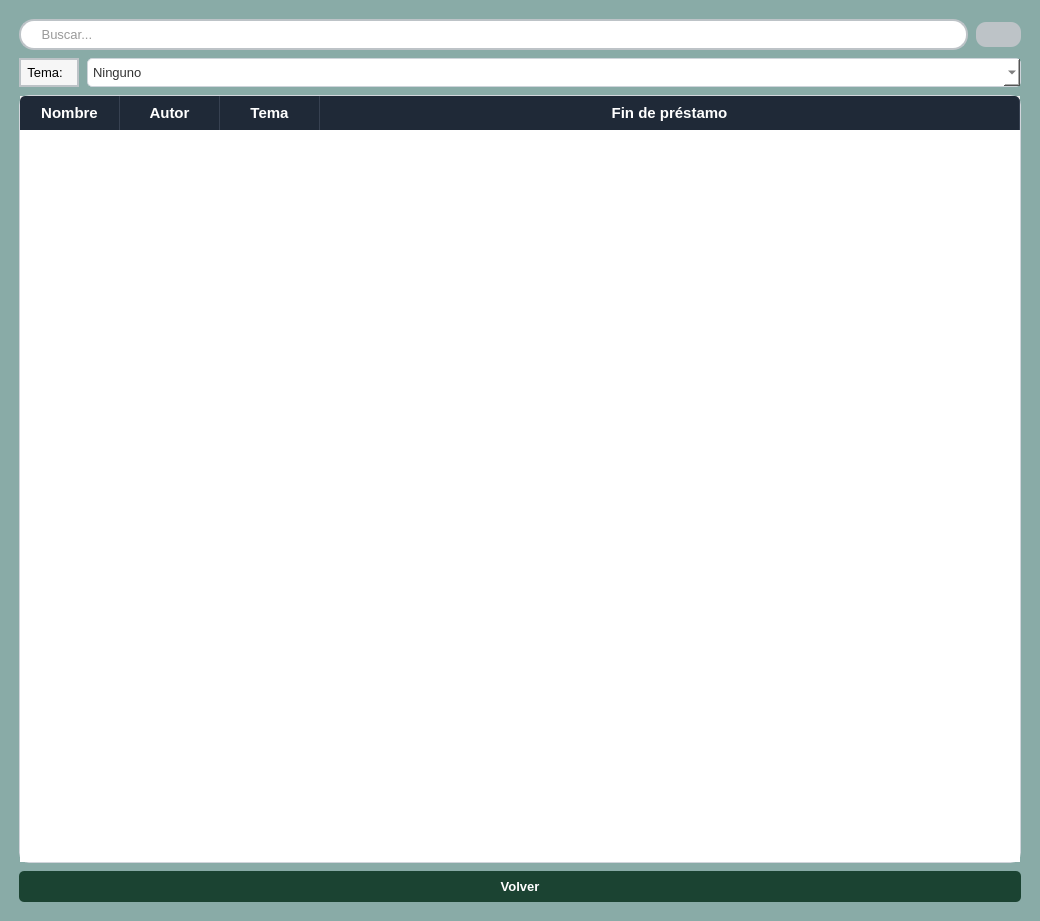
<?xml version="1.0" encoding="UTF-8"?>
<ui version="4.0">
 <class>Dialog</class>
 <widget class="QDialog" name="Dialog">
  <property name="geometry">
   <rect>
    <x>0</x>
    <y>0</y>
    <width>1040</width>
    <height>921</height>
   </rect>
  </property>
  <property name="sizePolicy">
   <sizepolicy hsizetype="Expanding" vsizetype="Expanding">
    <horstretch>0</horstretch>
    <verstretch>0</verstretch>
   </sizepolicy>
  </property>
  <property name="windowTitle">
   <string>Dialog</string>
  </property>
  <property name="styleSheet">
   <string notr="true">#Dialog {
    background-color: #89ABA7;
}

* {
    font-family: 'Segoe UI', Tahoma, Geneva, Verdana, sans-serif;
    font-size: 13px;
}

QFrame#frame_principal {
    background-color: white;
    border: 2px solid #e5e7eb;
    border-radius: 15px;
}
QTableWidget::item:selected {
    background-color: #dbeafe; 
    color: #1e40af;
}

QComboBox QAbstractItemView {
    background-color: white;
    selection-background-color: #1f2937; 
    selection-color: white; 
}

QLineEdit, QComboBox {
    border: 1px solid #ced4da;
    border-radius: 5px;
    padding: 5px;
    background-color: white;
    color: #333;
}

QLineEdit {
    border: 2px solid #bdc3c7;
    border-radius: 15px; 
    padding: 5px 15px;
    background: white;
    selection-background-color: #34495e;
}

QLabel {
    border: 2px solid #bdc3c7;
    border-radius: 15px; /* Aquí está el redondeo */
    background: white;
    selection-background-color: #34495e;
}
QTableWidget {
    border: 1px solid #d1d5db;
    border-radius: 10px; 
    gridline-color: #f3f4f6;
}
/* Estilo para las cabeceras de la tabla */
QHeaderView::section {
    background-color: #2c3e50;
    color: white;
    padding: 5px;
    border: none;
    font-weight: bold;
}


QPushButton#boton_buscar {
    background-color: #bdc3c7;
    color: white;
    border-radius: 10px;
    padding: 5px;
}

QPushButton#boton_buscar:hover {
    background-color: #d5dbdb;
}

QPushButton#boton_buscar:pressed {
    background-color: #7f8c8d;
}

QHeaderView::section:last {
    border-top-right-radius: 5px;
}

QHeaderView::section:first {
    border-top-left-radius: 5px;
}

QHeaderView::section {
    background-color: #1f2937; 
    color: #ffffff; /* Texto blanco */
    font-family: &quot;Segoe UI&quot;, Arial, sans-serif;
    font-size: 15px;
    font-weight: bold; /* Negrita */
    padding: 6px;
    border: none;
    border-right: 1px solid #374151; /* Una pequeña línea divisoria entre títulos */
}

</string>
  </property>
  <layout class="QVBoxLayout" name="verticalLayout_2">
   <property name="sizeConstraint">
    <enum>QLayout::SetMaximumSize</enum>
   </property>
   <item>
    <layout class="QHBoxLayout" name="horizontalLayout_4"/>
   </item>
   <item>
    <layout class="QHBoxLayout" name="horizontalLayout_9">
     <item>
      <layout class="QVBoxLayout" name="verticalLayout">
       <property name="spacing">
        <number>8</number>
       </property>
       <property name="leftMargin">
        <number>8</number>
       </property>
       <property name="topMargin">
        <number>8</number>
       </property>
       <property name="rightMargin">
        <number>8</number>
       </property>
       <property name="bottomMargin">
        <number>8</number>
       </property>
       <item>
        <layout class="QHBoxLayout" name="horizontalLayout_2">
         <item>
          <layout class="QHBoxLayout" name="horizontalLayout">
           <item>
            <widget class="QLineEdit" name="linea_busqueda">
             <property name="text">
              <string/>
             </property>
             <property name="placeholderText">
              <string> Buscar...</string>
             </property>
            </widget>
           </item>
          </layout>
         </item>
         <item>
          <widget class="QPushButton" name="boton_buscar">
           <property name="text">
            <string/>
           </property>
           <property name="icon">
            <iconset>
             <normaloff>recursos/Lupa.png</normaloff>recursos/Lupa.png</iconset>
           </property>
           <property name="iconSize">
            <size>
             <width>25</width>
             <height>25</height>
            </size>
           </property>
          </widget>
         </item>
        </layout>
       </item>
       <item>
        <layout class="QHBoxLayout" name="horizontalLayout_6">
         <item>
          <widget class="QLabel" name="label">
           <property name="maximumSize">
            <size>
             <width>60</width>
             <height>16777215</height>
            </size>
           </property>
           <property name="styleSheet">
            <string notr="true">QLabel {
    background-color: #f6f6f6;
}</string>
           </property>
           <property name="text">
            <string> Tema:</string>
           </property>
          </widget>
         </item>
         <item>
          <widget class="QComboBox" name="opcion_buscador">
           <property name="currentText">
            <string>Ninguno</string>
           </property>
           <property name="currentIndex">
            <number>0</number>
           </property>
           <property name="placeholderText">
            <string>Seleccionar un tema</string>
           </property>
           <property name="frame">
            <bool>true</bool>
           </property>
           <item>
            <property name="text">
             <string>Ninguno</string>
            </property>
           </item>
           <item>
            <property name="text">
             <string>Matemáticas</string>
            </property>
           </item>
           <item>
            <property name="text">
             <string>Física</string>
            </property>
           </item>
           <item>
            <property name="text">
             <string>Química</string>
            </property>
           </item>
           <item>
            <property name="text">
             <string>Bilogía</string>
            </property>
           </item>
           <item>
            <property name="text">
             <string>Geología</string>
            </property>
           </item>
           <item>
            <property name="text">
             <string>Medicina</string>
            </property>
           </item>
           <item>
            <property name="text">
             <string>Enfermería</string>
            </property>
           </item>
           <item>
            <property name="text">
             <string>Veterinaria</string>
            </property>
           </item>
           <item>
            <property name="text">
             <string>Psicología</string>
            </property>
           </item>
           <item>
            <property name="text">
             <string>Dibujo técnico</string>
            </property>
           </item>
           <item>
            <property name="text">
             <string>IA</string>
            </property>
           </item>
           <item>
            <property name="text">
             <string>Informática</string>
            </property>
           </item>
           <item>
            <property name="text">
             <string>Economía</string>
            </property>
           </item>
           <item>
            <property name="text">
             <string>Historia</string>
            </property>
           </item>
           <item>
            <property name="text">
             <string>Filosofía</string>
            </property>
           </item>
           <item>
            <property name="text">
             <string>Derecho</string>
            </property>
           </item>
           <item>
            <property name="text">
             <string>Literatura</string>
            </property>
           </item>
           <item>
            <property name="text">
             <string>Música</string>
            </property>
           </item>
           <item>
            <property name="text">
             <string>Arte</string>
            </property>
           </item>
           <item>
            <property name="text">
             <string>Electrónica</string>
            </property>
           </item>
           <item>
            <property name="text">
             <string>Mecánica</string>
            </property>
           </item>
           <item>
            <property name="text">
             <string>Diseño</string>
            </property>
           </item>
           <item>
            <property name="text">
             <string>Deporte</string>
            </property>
           </item>
          </widget>
         </item>
        </layout>
       </item>
       <item>
        <widget class="QTableWidget" name="tabla_libros">
         <property name="sizePolicy">
          <sizepolicy hsizetype="Expanding" vsizetype="Expanding">
           <horstretch>0</horstretch>
           <verstretch>0</verstretch>
          </sizepolicy>
         </property>
         <property name="minimumSize">
          <size>
           <width>0</width>
           <height>0</height>
          </size>
         </property>
         <property name="maximumSize">
          <size>
           <width>16777215</width>
           <height>16777215</height>
          </size>
         </property>
         <property name="styleSheet">
          <string notr="true"/>
         </property>
         <property name="editTriggers">
          <set>QAbstractItemView::NoEditTriggers</set>
         </property>
         <property name="alternatingRowColors">
          <bool>true</bool>
         </property>
         <property name="selectionMode">
          <enum>QAbstractItemView::SingleSelection</enum>
         </property>
         <property name="selectionBehavior">
          <enum>QAbstractItemView::SelectRows</enum>
         </property>
         <property name="showGrid">
          <bool>false</bool>
         </property>
         <attribute name="horizontalHeaderCascadingSectionResizes">
          <bool>false</bool>
         </attribute>
         <attribute name="horizontalHeaderDefaultSectionSize">
          <number>100</number>
         </attribute>
         <attribute name="horizontalHeaderShowSortIndicator" stdset="0">
          <bool>false</bool>
         </attribute>
         <attribute name="horizontalHeaderStretchLastSection">
          <bool>true</bool>
         </attribute>
         <attribute name="verticalHeaderVisible">
          <bool>false</bool>
         </attribute>
         <attribute name="verticalHeaderCascadingSectionResizes">
          <bool>false</bool>
         </attribute>
         <attribute name="verticalHeaderStretchLastSection">
          <bool>false</bool>
         </attribute>
         <column>
          <property name="text">
           <string>Nombre</string>
          </property>
         </column>
         <column>
          <property name="text">
           <string>Autor</string>
          </property>
         </column>
         <column>
          <property name="text">
           <string>Tema</string>
          </property>
         </column>
         <column>
          <property name="text">
           <string>Fin de préstamo</string>
          </property>
         </column>
        </widget>
       </item>
       <item>
        <widget class="QPushButton" name="boton_volver">
         <property name="styleSheet">
          <string notr="true">QPushButton {
    background-color: #1B4332; 
    color: white; 
    border-radius: 5px;  
    padding: 8px;  
    font-weight: bold;
}

QPushButton:hover {
    background-color: #2D6A4F; 
}

QPushButton:pressed {
    background-color: #081C15;
}</string>
         </property>
         <property name="text">
          <string>Volver</string>
         </property>
        </widget>
       </item>
      </layout>
     </item>
    </layout>
   </item>
   <item>
    <layout class="QHBoxLayout" name="horizontalLayout_3"/>
   </item>
  </layout>
 </widget>
 <resources/>
 <connections/>
</ui>
